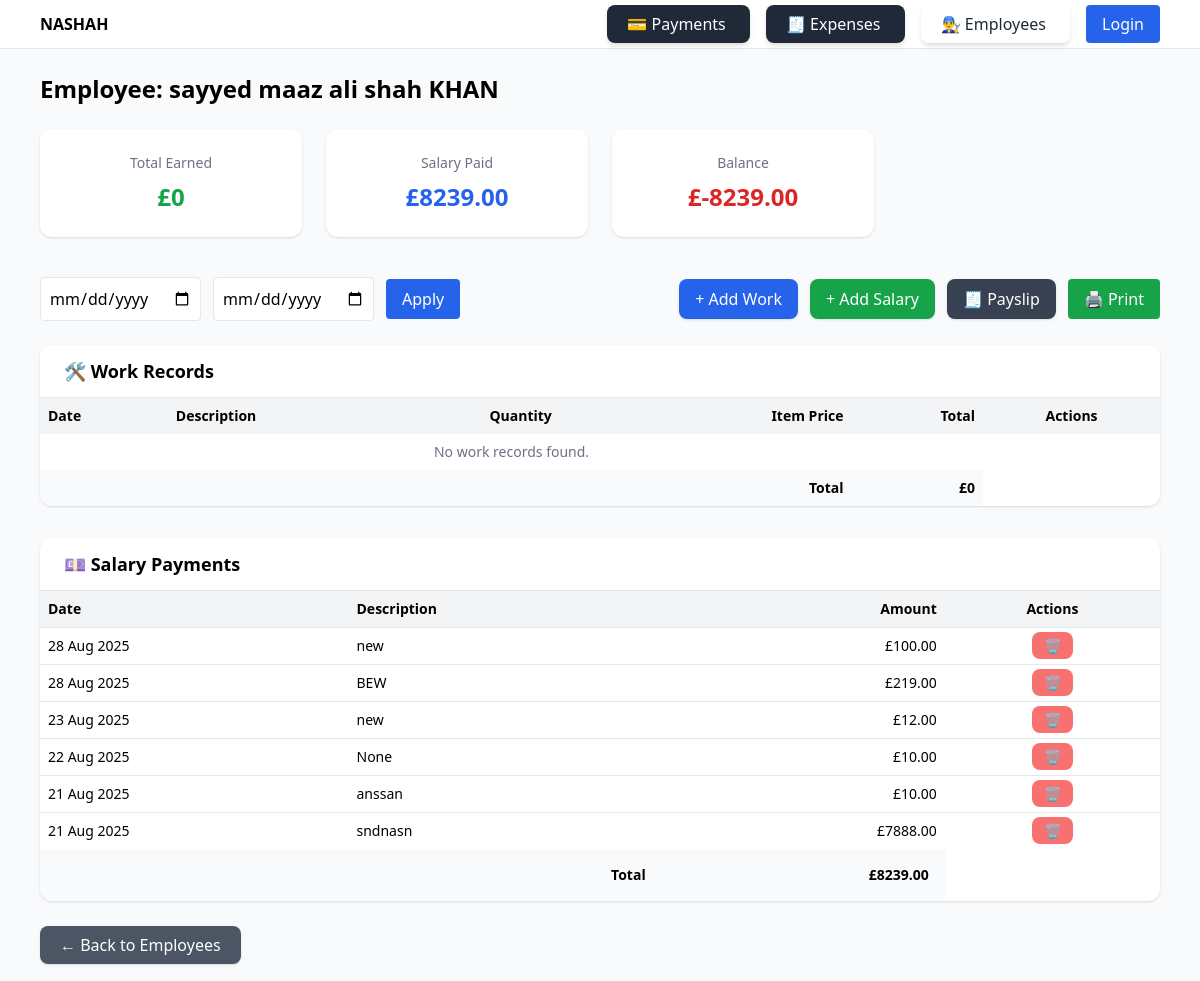
Page /employees/1/report/ on the committed database.
### employees/models.py (models this page shows, shortened)
class ContractualEmployee(models.Model):
    name = models.CharField(max_length=100)
    phone = models.CharField(max_length=15, blank=True, null=True)
    role = models.CharField(max_length=100, blank=True, null=True)
    @property
    def total_earned(self):
        return sum(wr.quantity * wr.item_price for wr in self.work_records.all())
    @property
    def total_salary_paid(self):
        return sum(p.amount for p in self.salary_payments.all())
    @property
    def balance(self):
        return self.total_earned - self.total_salary_paid
    @property
    def total_advances(self):
        extra = self.total_salary_paid - self.total_earned
        return extra if extra > 0 else 0

class SalaryPayment(models.Model):
    employee = models.ForeignKey(
        "employees.ContractualEmployee",
        on_delete=models.CASCADE,
        related_name="salary_payments"
    )
    amount = models.DecimalField(max_digits=10, decimal_places=2)
    date = models.DateField(default=timezone.now)
    description = models.TextField(blank=True, null=True)  # ✅ new field

### employees/views.py (the view)
# urls.py: path("<int:pk>/report/", views.employee_report, name="report"),
def employee_report(request, pk):
    employee = get_object_or_404(ContractualEmployee, pk=pk)
    start_date = request.GET.get("start_date")
    end_date = request.GET.get("end_date")
    if start_date and end_date:
        start_date = datetime.strptime(start_date, "%Y-%m-%d").date()
        end_date = datetime.strptime(end_date, "%Y-%m-%d").date()
        work_records = employee.work_records.filter(date__range=[start_date, end_date])
        salary_payments = employee.salary_payments.filter(date__range=[start_date, end_date])
        advance_payments = employee.advance_payments.filter(date__range=[start_date, end_date])
    else:
        work_records = employee.work_records.all().order_by('-date')
        salary_payments = employee.salary_payments.all().order_by('-date')
        advance_payments = employee.advance_payments.all().order_by('-date')
    total_work = sum([wr.quantity * wr.item_price for wr in work_records])
    total_salary = sum([sp.amount for sp in salary_payments])
    total_advances = sum([ap.amount for ap in advance_payments])
    balance = total_work - (total_salary + total_advances)
    context = {
        "employee": employee,
        "start_date": start_date,
        "end_date": end_date,
        "work_records": work_records,
        "salary_payments": salary_payments,
        "advance_payments": advance_payments,
        "total_work": total_work,
        "total_salary": total_salary,
        "total_advances": total_advances,
        "balance": balance,
        "today": now().date(),
    }
    return render(request, "employees/employee_detail.html", context)

### employees/templates/employees/employee_detail.html (shortened to what this page needs)
{% extends 'base.html' %}
{% block content %}
<h1 class="text-2xl font-bold mb-6">Employee: {{ employee.name }}</h1>
<div class="grid grid-cols-1 md:grid-cols-4 gap-6 mb-10">
  <div class="bg-white shadow rounded-xl p-6 text-center">
    <h4 class="text-gray-500 text-sm">Total Earned</h4>
    <p class="text-2xl font-bold text-green-600 mt-2">£{{ employee.total_earned }}</p>
  </div>
  <div class="bg-white shadow rounded-xl p-6 text-center">
    <h4 class="text-gray-500 text-sm">Salary Paid</h4>
    <p class="text-2xl font-bold text-blue-600 mt-2">£{{ employee.total_salary_paid }}</p>
  </div>
  <div class="bg-white shadow rounded-xl p-6 text-center">
    <h4 class="text-gray-500 text-sm">Balance</h4>
    <p class="text-2xl font-bold {% if employee.balance < 0 %}text-red-600{% else %}text-green-600{% endif %} mt-2">
      £{{ employee.balance }}
    </p>
  </div>
</div>
<div class="flex justify-between items-center mb-6 no-print gap-3">
  <form method="get" class="flex items-center gap-3">
    <input type="date" name="start_date" value="{{ start_date }}" class="border p-2 rounded">
    <input type="date" name="end_date" value="{{ end_date }}" class="border p-2 rounded">
    <button type="submit" class="px-4 py-2 bg-blue-600 text-white rounded">Apply</button>
  </form>
  <div class="flex items-center gap-3">
    <a href="{% url 'employees:add_work' employee.id %}" class="px-4 py-2 bg-blue-600 text-white rounded-lg shadow hover:bg-blue-700">+ Add Work</a>
    <a href="{% url 'employees:add_salary' employee.id %}" class="px-4 py-2 bg-green-600 text-white rounded-lg shadow hover:bg-green-700">+ Add Salary</a>
    <a href="{% url 'employees:payslip' employee.id %}" class="px-4 py-2 bg-gray-700 text-white rounded-lg shadow hover:bg-gray-800">🧾 Payslip</a>
    <button type="button" onclick="window.print()" class="px-4 py-2 bg-green-600 text-white rounded">🖨 Print</button>
  </div>
</div>
  <section id="work_records">
<div class="bg-white shadow rounded-xl mb-8 overflow-x-auto">
  <div class="border-b px-6 py-3 ">
    <h2 class="text-lg font-semibold">🛠 Work Records</h2>
  </div>
  <table class="w-full text-sm">
    <thead class="bg-gray-100">
      <tr>
        <th class="p-2 text-left">Date</th>
        <th class="p-2 text-left">Description</th>
        <th class="p-2 text-center">Quantity</th>
        <th class="p-2 text-right">Item Price</th>
        <th class="p-2 text-right">Total</th>
        <th class="p-2 no-print">Actions</th>
      </tr>
    </thead>
    <tbody>
      {% for w in work_records %}
      <tr class="border-t">
        <td class="p-2">{{ w.date }}</td>
        <td class="p-2">{{ w.description }}</td>
        <td class="p-2 text-center">{{ w.quantity }}</td>
        <td class="p-2 text-right">£{{ w.item_price }}</td>
        <td class="p-2 text-right">£{{ w.total }}</td>
        <td class="p-2 text-center no-print">
        <a href="{% url 'employees:delete_work_record' employee.id w.id %}"
           class="px-3 py-1 bg-red-400 text-white rounded-lg text-sm"
           >🗑</a>
      </td>
      </tr>
      {% empty %}
      <tr><td colspan="5" class="p-2 text-center text-gray-500">No work records found.</td></tr>
      {% endfor %}
      <tr class="bg-gray-50 font-bold">
        <td colspan="4" class="p-2 text-right">Total</td>
        <td class="p-2 text-right">£{{ total_work }}</td>
      </tr>
    </tbody>
  </table>
</div>
 </section>
 <section id="salary_payments" class="mb-8">
<div class="bg-white shadow rounded-xl mb-8 overflow-x-auto">
  <div class="border-b px-6 py-3 page-break">
    <h2 class="text-lg font-semibold">💷 Salary Payments</h2>
  </div>
  <table class="w-full text-sm">
    <thead class="bg-gray-100">
      <tr>
        <th class="p-2 text-left">Date</th>
        <th class="p-2 text-left">Description</th>
        <th class="p-2 text-right">Amount</th>
        <th class="p-2 no-print">Actions</th>
      </tr>
    </thead>
    <tbody>
      {% for sp in salary_payments %}
      <tr class="border-t">
        <td class="p-2">{{ sp.date }}</td>
        <td class="p-2">{{sp.description}}</td>
        <td class="p-2 text-right">£{{ sp.amount }}</td>
        <td class="p-2 text-center no-print">
        <a href="{% url 'employees:delete_salary_payment' employee.id sp.id %}"
           class="px-3 py-1 bg-red-400 text-white rounded-lg text-sm"
           >🗑</a>
      </td>
      </tr>
      {% empty %}
      <tr><td colspan="2" class="p-2 text-center text-gray-500">No salary payments found.</td></tr>
      {% endfor %}
      <tr class="bg-gray-50 font-bold ">
        <td colspan="2" class="p-2 text-right">Total</td>
        <td class="p-4 text-right">£{{ total_salary }}</td>
      </tr>
    </tbody>
  </table>
</div>
</section>
<div class="mt-6 no-print">
  <a href="{% url 'employees:list' %}" class="px-5 py-2 bg-gray-600 text-white rounded-lg shadow hover:bg-gray-700">
    ← Back to Employees
  </a>
</div>
{% endblock %}

### rows in the picture
ContractualEmployee: name "sayyed maaz ali shah KHAN", total_earned "0", total_salary_paid "8239.00", balance "-8239.00"
SalaryPayment: date "28 Aug 2025", description "new", amount "100.00"
SalaryPayment: date "28 Aug 2025", description "BEW", amount "219.00"
SalaryPayment: date "23 Aug 2025", description "new", amount "12.00"
SalaryPayment: date "22 Aug 2025", description "None", amount "10.00"
SalaryPayment: date "21 Aug 2025", description "anssan", amount "10.00"
SalaryPayment: date "21 Aug 2025", description "sndnasn", amount "7888.00"

### other values in the picture
{{ total_work }} "0"
{{ total_salary }} "8239.00"
